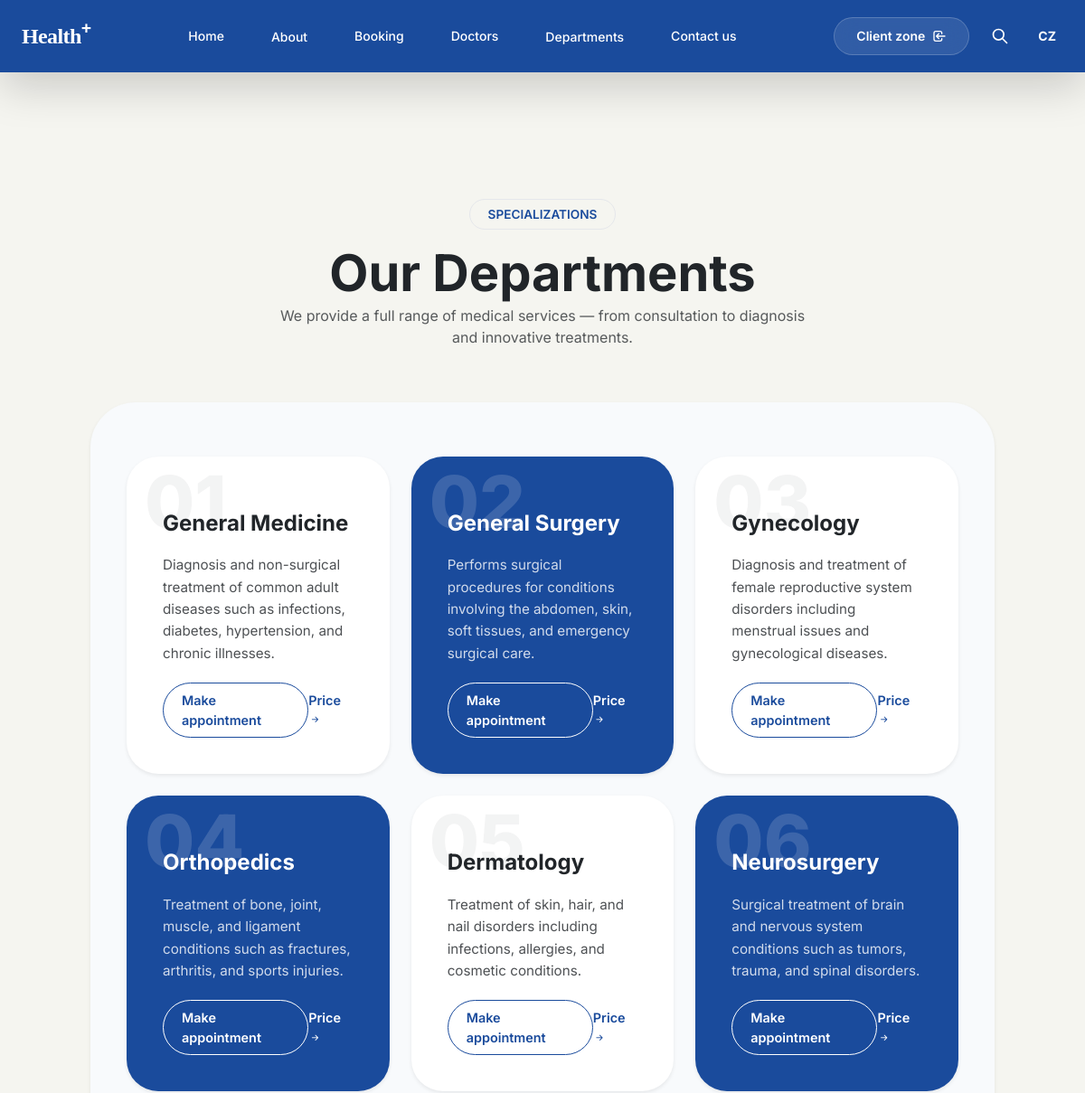
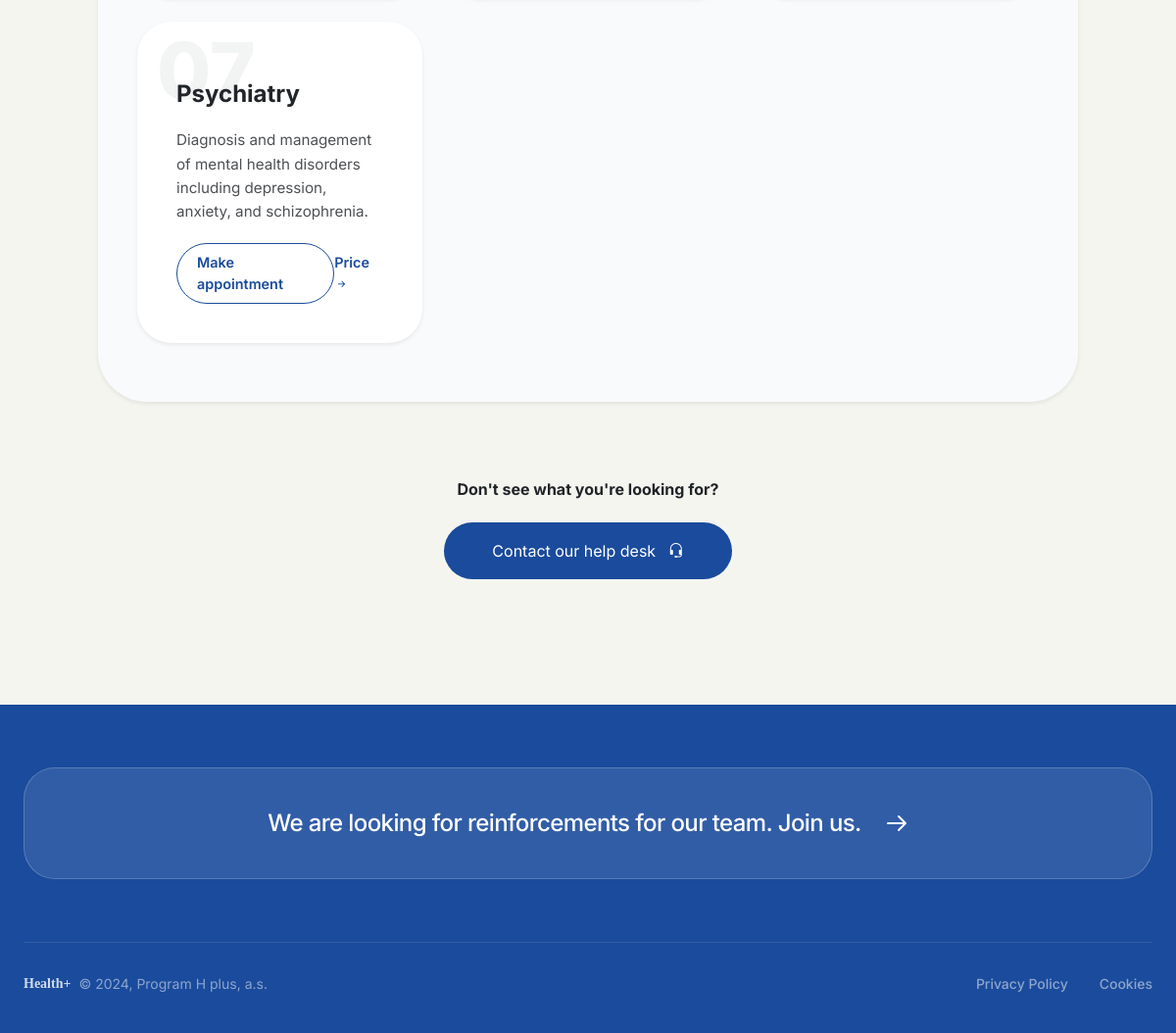
Screenshot of /department with the database file from the repository (2 pictures, top to bottom).
### home/models.py (models this page shows, shortened)
class Departments(models.Model):
    dep_name = models.CharField(max_length = 100)
    dep_description = models.TextField()

### home/views.py (the view)
# urls.py: path('department', views.department, name='department'),
def department(request):
     dict_dept = {
          'dept': Departments.objects.all()
     }
     return render(request, 'department.html',dict_dept)

### templates/department.html (shortened to what this page needs)
{% extends "base.html" %}
{% load static %}
{% block content %}
<section class="dept-header container">
    <span class="pill-label">Specializations</span>
    <h1 class="display-4 fw-bold">Our Departments</h1>
    <p class="text-muted mx-auto" style="max-width: 600px;">
        We provide a full range of medical services — from consultation to diagnosis and innovative treatments.
    </p>
</section>
<div class="container">
    <div class="rounded-section shadow-sm">
        <div class="row g-4">
            {% for d in dept %}
            <div class="col-lg-4 col-md-6">
                <div class="dept-card shadow-sm {% cycle 'card-white' 'card-blue' %}">
                    <span class="card-number">
                        {% if forloop.counter < 10 %}0{% endif %}{{ forloop.counter }}
                    </span>
                    <h2 class="dept-title">{{ d.dep_name }}</h2>
                    <p class="dept-desc">
                        {{ d.dep_description|truncatewords:20 }}
                    </p>
                    <div class="dept-link">
                        <a href="{% url 'booking' %}" class="btn-pill-sm text-inherit">Make appointment</a>
                        <span>Price <i class="bi bi-arrow-right-short"></i></span>
                    </div>
                </div>
            </div>
            {% empty %}
            <div class="col-12 text-center">
                <p class="text-muted">No departments available at the moment.</p>
            </div>
            {% endfor %}
        </div>
    </div>
</div>
<div class="container text-center mb-5">
    <h3 class="fw-bold mb-4">Don't see what you're looking for?</h3>
    <a href="{% url 'contact' %}" class="btn px-5 py-3 rounded-pill text-white" style="background-color: var(--salva-navy);">
        Contact our help desk <i class="bi bi-headset ms-2"></i>
    </a>
</div>
{% endblock %}

### static/css/style.css (style rules this page uses)
body { font-family: 'Inter', sans-serif; scroll-behavior: smooth; }

### templates/department.html (style rules this page uses)
:root { --salva-navy: #1a4b9c; --soft-bg: #f8fafc; }
body { background-color: #fff; font-family: 'Inter', sans-serif; }
.dept-header { padding: 60px 0; text-align: center; }
.pill-label { display: inline-block; padding: 6px 20px; border: 1px solid #e5e7eb; border-radius: 50px; font-size: 0.85rem; font-weight: 600; color: var(--salva-navy); text-transform: uppercase; margin-bottom: 15px; }
.rounded-section { background-color: var(--soft-bg); border-radius: 50px; padding: 60px 40px; margin-bottom: 80px; }
.dept-card { border: none; border-radius: 35px; padding: 40px; height: 100%; position: relative; overflow: hidden; transition: transform 0.3s ease, box-shadow 0.3s ease; background: white; display: flex; flex-direction: column; }
.dept-card.card-blue { background-color: var(--salva-navy); color: white; }
.card-number { font-size: 5rem; font-weight: 800; position: absolute; top: -10px; left: 20px; opacity: 0.05; }
.card-blue .card-number { opacity: 0.15; }
.dept-title { font-weight: 700; font-size: 1.5rem; margin-top: 20px; z-index: 1; }
.dept-desc { font-size: 0.95rem; opacity: 0.8; margin: 20px 0; line-height: 1.6; z-index: 1; }
.dept-link { margin-top: auto; text-decoration: none; font-weight: 600; font-size: 0.9rem; display: flex; justify-content: space-between; align-items: center; z-index: 1; }
.card-white .dept-link { color: var(--salva-navy); }
.card-blue .dept-link { color: white; }
.btn-pill-sm { border-radius: 50px; padding: 8px 20px; border: 1px solid currentColor; transition: 0.3s; }

### rows the page displays
Departments: dep_name "General Medicine", dep_description "Diagnosis and non-surgical treatment of common adult diseases such as infections, diabetes, hypertension, and chronic illnesses."
Departments: dep_name "General Surgery", dep_description "Performs surgical procedures for conditions involving the abdomen, skin, soft tissues, and emergency surgical care."
Departments: dep_name "Gynecology", dep_description "Diagnosis and treatment of female reproductive system disorders including menstrual issues and gynecological diseases."
Departments: dep_name "Orthopedics", dep_description "Treatment of bone, joint, muscle, and ligament conditions such as fractures, arthritis, and sports injuries."
Departments: dep_name "Dermatology", dep_description "Treatment of skin, hair, and nail disorders including infections, allergies, and cosmetic conditions."
Departments: dep_name "Neurosurgery", dep_description "Surgical treatment of brain and nervous system conditions such as tumors, trauma, and spinal disorders."
Departments: dep_name "Psychiatry", dep_description "Diagnosis and management of mental health disorders including depression, anxiety, and schizophrenia."
